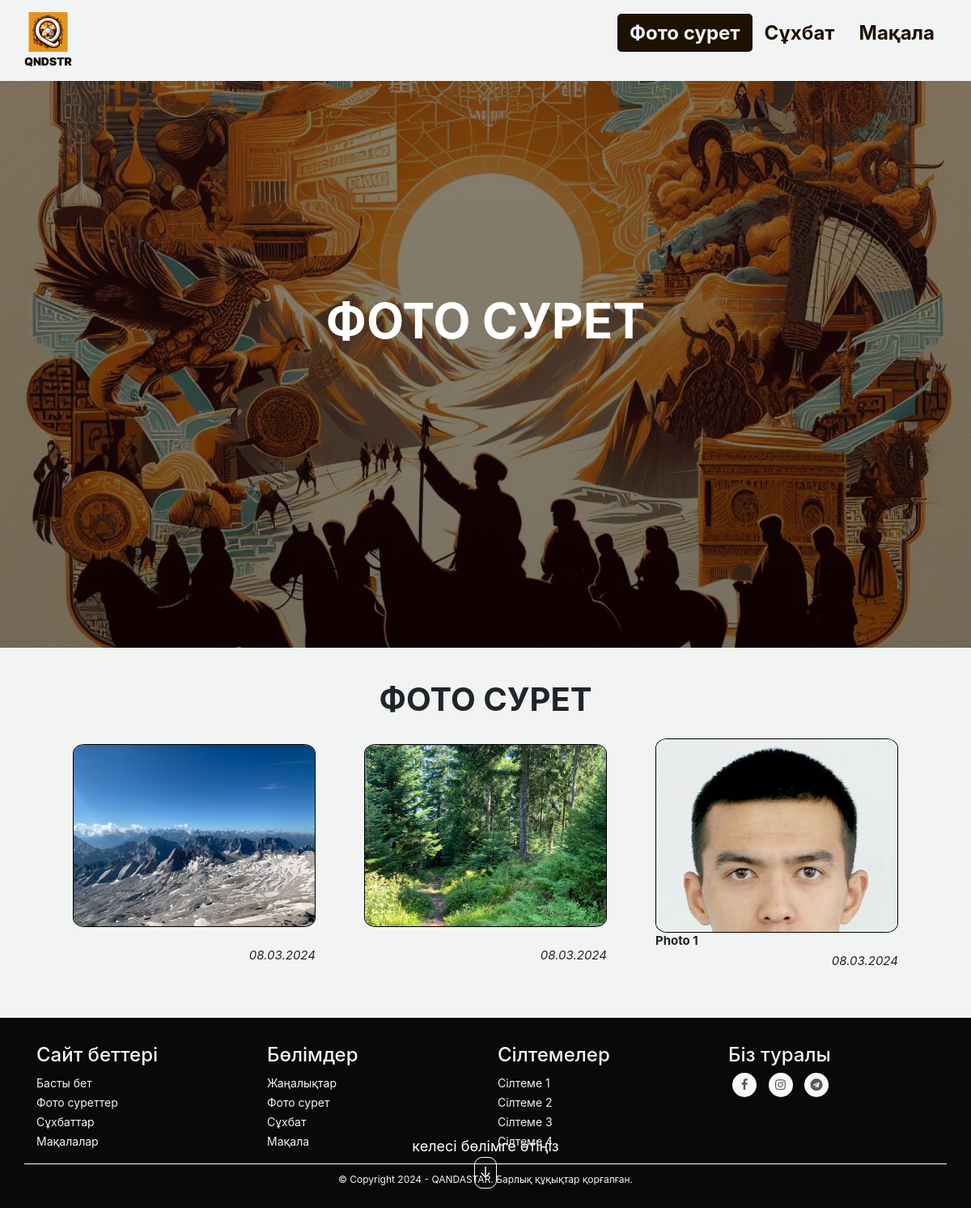
The page /photos/ on the database as committed earlier.
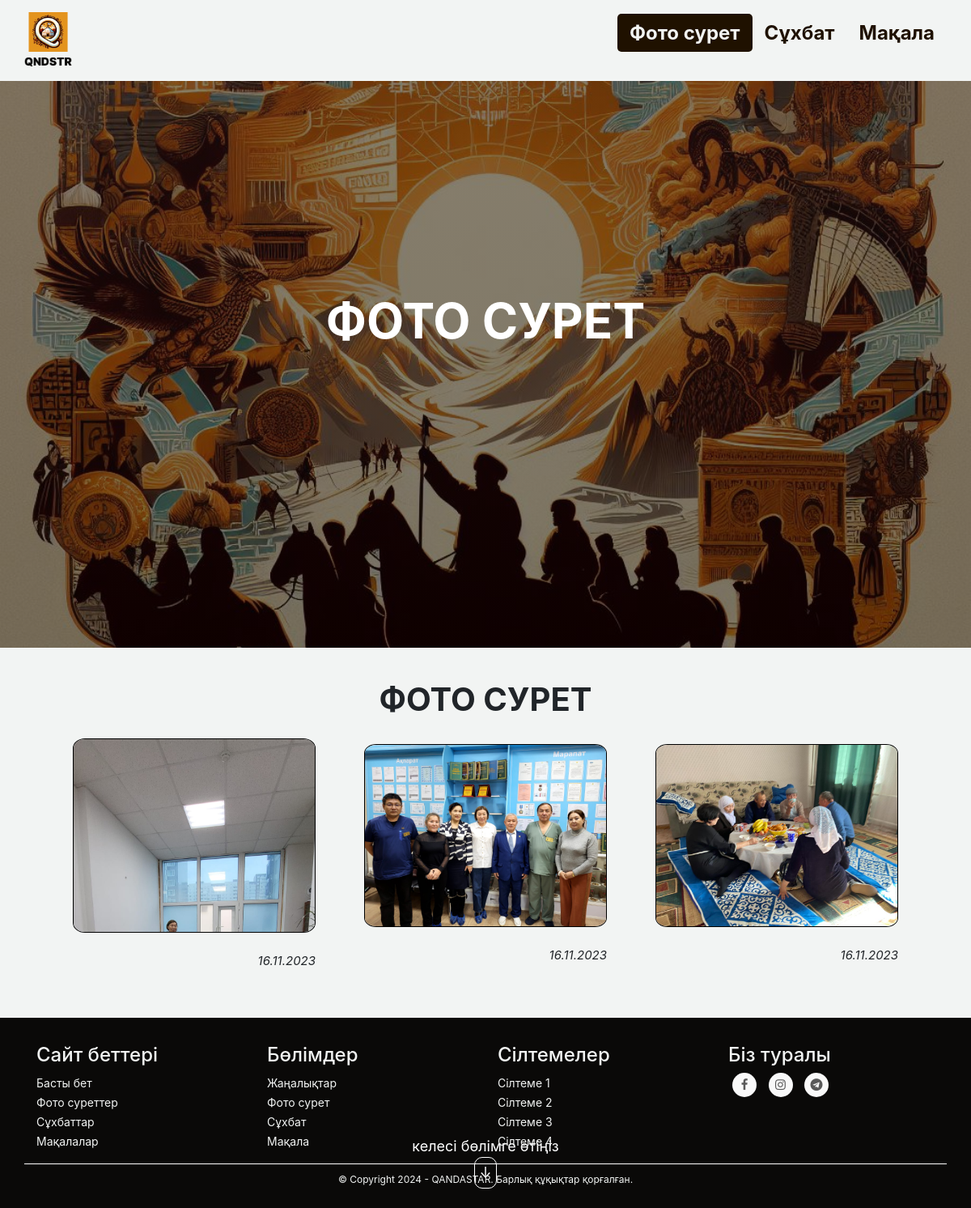
The same page on the database as committed later.
### website/models.py (models this page shows)
class Photo(models.Model):
    image = models.ImageField(upload_to='photos/')
    nameImage = models.CharField(max_length=100, blank=True)
    descriptionImage = models.CharField(max_length=500, blank=True)
    categoryImage = models.ForeignKey(Category, on_delete=models.CASCADE, null=True, blank=True)
    dateOfImage = models.DateField(blank=True, null=True)
    uploadDateImage = models.DateTimeField(auto_now_add=True)

### website/views.py (the view)
# urls.py: path('photos/', views.photo_view, name='photo_view'),
def photo_view(request):
    photos = Photo.objects.all().order_by('-id')
    return render(request, 'photos.html', {'photos': photos})

### website/templates/photos.html (shortened to what this page needs)
{% load static %}
<!DOCTYPE html>
<html lang="en">
<head>
    <link rel="stylesheet" href="{% static 'website/photos.css' %}">
    <link rel="stylesheet" href="{% static 'website/menu.css' %}">
    <link rel="stylesheet" href="{% static 'website/footer.css' %}">
    <link rel="stylesheet" href="https://cdnjs.cloudflare.com/ajax/libs/font-awesome/5.15.4/css/all.min.css">
    <link rel="stylesheet" type="text/css" href="{% static 'website/slick/slick.css' %}"/>
    <link rel="stylesheet" type="text/css" href="{% static 'website/slick/slick-theme.css' %}"/>
    <link rel="stylesheet" href="{% static 'website/lightzoom_v1.1.0/style.css' %}" type="text/css">
    <link rel="stylesheet" href="https://cdn.plyr.io/3.6.8/plyr.css">
    <link rel="stylesheet" href="https://maxcdn.bootstrapcdn.com/bootstrap/4.1.3/css/bootstrap.min.css">
    <link href="https://maxcdn.bootstrapcdn.com/font-awesome/4.7.0/css/font-awesome.min.css" rel="stylesheet" >
    <link href="https://stackpath.bootstrapcdn.com/bootstrap/4.5.2/css/bootstrap.min.css" rel="stylesheet">
</head>
<body>
    <nav>
        <div class="wrapper" id="wrapper">
          <div class="logo"><a href="main.html" title="Басты бет"></a></div>
          <ul class="nav-links">
            <li><a href="photos.html" class="active-nav-links" title="Фото сурет">Фото сурет</a></li>
            <li><a href="suhbat.html" title="Сұхбат">Сұхбат</a></li>
            <li><a href="article.html" title="Мақала">Мақала</a></li>
          </ul>
        </div>
    </nav>
      <div class="photo-first-block">
        <div class="photo-first-block-text">
          <h1>ФОТО СУРЕТ</h1>
        </div>
        <div class="navigation-to-second-block">
          <span class="text-in-nav">келесі бөлімге өтіңіз</span>
          <a href="#photo-gallery" class="next-button scrollToElement" data-target=".photo-gallery"><span class="arrow">&#8595;</span></a>
        </div>
      </div>
      <div class="photo-gallery" id="photo-gallery">
        <div class="photo-gallery-title">
            <h1>ФОТО СУРЕТ</h1>
        </div>
        <div class="photo-gallery-items">
            {% for photo in photos %}
                <div class="photo-gallery-item-elements">
                    <div class="photo-gallery-item" id="photo-gallery-item">
                            <a href="{{ photo.image.url }}" class="lightzoom"><img src="{{ photo.image.url }}" alt="Name"></a>
                    </div>
                    <span class="photo-title">{{ photo.nameImage }}</span><br>
                    <span class="photo-date">
                      {% if photo.dateOfImage is not None %}
                        {{ photo.dateOfImage | date:"d.m.Y" }}
                      {% else %}
                        {{ photo.uploadDateImage | date:"d.m.Y" }}
                      {% endif %}
                    </span>
                </div>
            {% endfor %}
        </div>
    </div>
    {% include 'footer.html' %}
</body>
</html>

### website/templates/footer.html (shortened to what this page needs)
{% load static %}
<link rel="stylesheet" href="{% static 'website/footer.css' %}">
<footer class="mainfooter" role="contentinfo">
    <div class="footer-middle">
    <div class="container">
      <div class="row">
        <div class="col-md-3 col-sm-6">
          <div class="footer-pad">
            <h4>Сайт беттері</h4>
            <ul class="list-unstyled">
              <li><a href="main.html" title="Басты бет">Басты бет</a></li>
              <li><a href="photos.html" title="Фото суреттер">Фото суреттер</a></li>
              <li><a href="suhbat.html" title="Сұхбаттар">Сұхбаттар</a></li>
              <li><a href="article.html" title="Мақалалар">Мақалалар</a></li>
            </ul>
          </div>
        </div>
        <div class="col-md-3 col-sm-6">
          <div class="footer-pad">
            <h4>Бөлімдер</h4>
            <ul class="list-unstyled">
              <li><a href="main.html#news-section">Жаңалықтар</a></li>
              <li><a href="main.html#photo-E4h">Фото сурет</a></li>
              <li><a href="main.html#suhbat-Zvq">Сұхбат</a></li>
              <li><a href="main.html#maqala-nZq">Мақала</a></li>
            </ul>
          </div>
        </div>
        <div class="col-md-3 col-sm-6">
          <div class="footer-pad">
            <h4>Сілтемелер</h4>
            <ul class="list-unstyled">
              <li><a href="#">Сілтеме 1</a></li>
              <li><a href="#">Сілтеме 2</a></li>
              <li><a href="#">Сілтеме 3</a></li>
              <li><a href="#">Сілтеме 4</a></li>
            </ul>
          </div>
        </div>
        <div class="col-md-3">
          <h4>Біз туралы</h4>
              <ul class="social-network social-circle">
               <li><a href="#" class="icoFacebook" title="Facebook"><i class="fa fa-facebook"></i></a></li>
               <li><a href="#" class="icoInstagram" title="Instagram"><i class="fa fa-instagram"></i></a></li>
               <li><a href="#" class="icoTelegram" title="Telegram"><i class="fa fa-telegram"></i></a></li>
              </ul>
      </div>
      </div>
    <div class="row">
      <div class="col-md-12 copy">
        <p class="text-center">&copy; Copyright 2024 - QANDASTAR.  Барлық құқықтар қорғалған.</p>
      </div>
    </div>
    </div>
    </div>
  </footer>

### website/static/website/photos.css (style rules this page uses)
body { margin: 0; padding: 0; overflow-x: hidden; }

### website/static/website/menu.css (style rules this page uses)
* { margin: 0; padding: 0; box-sizing: border-box; font-family: Inter, 'Source Sans Pro'; }
nav { position: fixed; z-index: 99; width: 100%; background: #F2F4F3; }
nav .wrapper { position: relative; max-width: 1300px; padding: 0px 30px; height: 100px; line-height: 70px; margin: auto; display: flex; align-items: center; justify-content: space-between; }
.wrapper .logo { height: 70px; width: 70px; background-image: url(photos/logo.png); background-size: cover; }
.wrapper .logo a { display: block; width: 100%; height: 100%; position: relative; top: 0; left: 0; text-decoration: none; }
.wrapper .nav-links { display: inline-flex; }
.nav-links li { list-style: none; }
.nav-links li a { color: #1F1100; text-decoration: none; font-size: 24px; font-weight: bold; padding: 9px 15px; border-radius: 5px; transition: all 0.3s ease; }
.active-nav-links { background: #1F1100; color: #F2F4F3 !important; }

### website/static/website/footer.css (style rules this page uses)
footer { background: #0a0908; color: #f2f4f3; border-top: 2px solid white; }
footer a { color: #f2f4f3; font-size: 14px; transition-duration: 0.2s; }
.copy { font-size: 12px; padding: 10px; border-top: 1px solid #FFFFFF; }
.footer-middle { padding-top: 2em; color: #f2f4f3; }
ul.social-network { list-style: none; display: inline; margin-left: 0 !important; padding: 0; }
ul.social-network li { display: inline; margin: 0 5px; }
.social-circle li a { display: inline-block; position: relative; margin: 0 auto 0 auto; -moz-border-radius: 50%; -webkit-border-radius: 50%; border-radius: 50%; text-align: center; width: 30px; height: 30px; font-size: 15px; }
.social-circle li i { margin: 0; line-height: 30px; text-align: center; }
.social-circle i { color: #595959; -webkit-transition: all 0.8s; -moz-transition: all 0.8s; -o-transition: all 0.8s; -ms-transition: all 0.8s; transition: all 0.8s; }
.social-network a { background-color: #F9F9F9; }

### website/static/website/lightzoom_v1.1.0/style.css (style rules this page uses)
a.lightzoom { cursor: zoom-in; cursor: -webkit-zoom-in; cursor: -moz-zoom-in; }

Rows that differ between the two databases and show on the page:
removed Photo: image (picture), uploadDateImage "08.03.2024"
removed Photo: image (picture), uploadDateImage "08.03.2024"
removed Photo: image (picture), nameImage "Photo 1", uploadDateImage "08.03.2024"
added Photo: image (picture), dateOfImage "16.11.2023"
added Photo: image (picture), dateOfImage "16.11.2023"
added Photo: image (picture), dateOfImage "16.11.2023"
